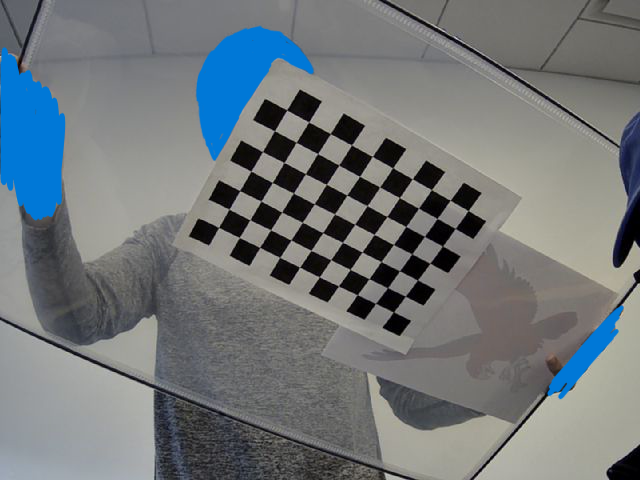
#> input picture opencv_frame_0_480p.png, 640 x 480 px; its folder holds only this picture in this run
$ python 2.CameraCal.py
#> lines starting #> are read from the running program, lines starting #| are printed output that depends on the picture; after the words box and inside, x2 and y2 are one past the last pixel; in counts of white or black regions, pixels touching at a corner belong together; long printed decimals are rounded
import numpy as np
import cv2
import glob

# Termination criteria for the iterative algorithm
criteria = (cv2.TERM_CRITERIA_EPS + cv2.TERM_CRITERIA_MAX_ITER, 30, 0.001)

# Square size in millimeters
square_size = 23.0  # or the actual size of your squares in millimeters

objp = np.zeros((7*10, 3), np.float32)
objp[:, :2] = np.mgrid[0:10, 0:7].T.reshape(-1, 2) * square_size


# Arrays to store object points and image points from all the images.
objpoints = []  # 3d points in real world space
imgpoints = []  # 2d points in image plane.

# Define the pattern to match .png files in the current directory
images_path = "./*.png"

# Use glob to get all the images with .png extension in the current directory
all_images = glob.glob(images_path)

# Exclude "logo.png" from the list of images
images = [img for img in all_images if "logo.png" not in img]

# Check if images list is empty
if not images:
    print("No images found. Check the file path and extension.")
else:
    print(f"Found {len(images)} images.")

# Loop through the images
for fname in images:
    img = cv2.imread(fname)
#> img is the input picture: shape (480, 640, 3); mean B, G, R 122, 119.1, 113.1
    if img is None:
        print(f"Failed to load image: {fname}")
    else:
        gray = cv2.cvtColor(img, cv2.COLOR_BGR2GRAY)
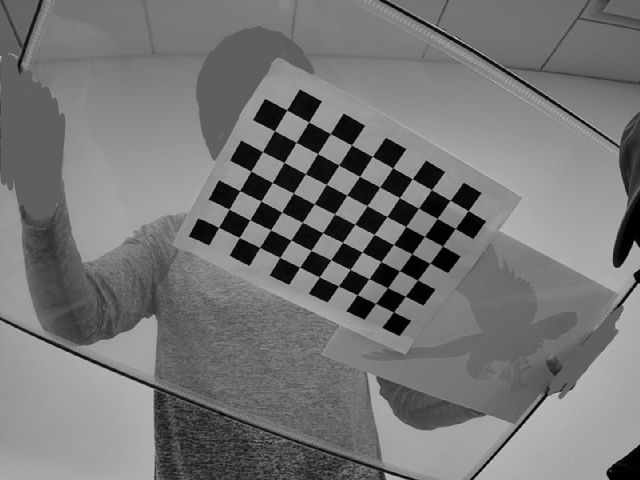
#> gray: shape (480, 640); min 0, max 213, mean 117.6

        # Find the chess board corners
        ret, corners = cv2.findChessboardCorners(gray, (10,7), None)
#> ret = True; corners = 70 rows, first 8: [393.5, 311.7], [375.4, 303.4], [357.4, 294.7], [338.5, 286], [319.2, 276.8], [299.7, 267.4], [279.7, 257.4], [259.7, 247.4]

        # If found, add object points, image points (after refining them)
        if ret == True:
            objpoints.append(objp)

            corners2 = cv2.cornerSubPix(gray, corners, (11,11), (-1,-1), criteria)
#> corners2 = 70 rows, first 8: [393.5, 311.9], [375.6, 303.4], [357.2, 294.8], [338.4, 285.9], [319.4, 276.9], [299.7, 267.1], [279.8, 257.4], [259.7, 247.4]
            imgpoints.append(corners2)

            # Draw and display the corners
            img = cv2.drawChessboardCorners(img, (10,7), corners2, ret)
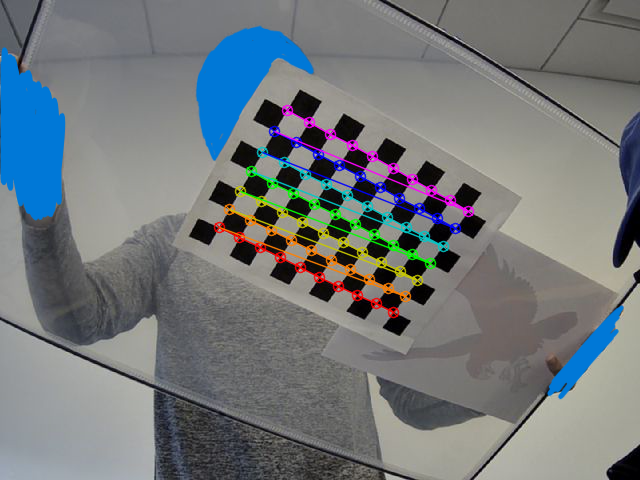
#> img: shape (480, 640, 3); 3.99% of pixels changed, all inside (x1, y1, x2, y2) = (213, 104, 475, 319)
            cv2.imshow('img', img)
            cv2.waitKey(500)

cv2.destroyAllWindows()

# Add a check before calling calibrateCamera
if objpoints and imgpoints:
    # Proceed with calibration
    ret, mtx, dist, rvecs, tvecs = cv2.calibrateCamera(objpoints, imgpoints, gray.shape[::-1], None, None)
#> ret = 0.189; mtx = [[938.1, 0, 281.4], [0, 1053.4, 223.6], [0, 0, 1]]; dist = [[-0.436, -20.99, -0.0185, 0.00941, 304.3]]; rvecs = ([0.203, 0.858, -2.51],); tvecs = ([119.2, 84.36, 982.8],)
    print("Camera calibrated successfully.")
    print("Camera matrix:\n", mtx)
#| Camera matrix:
#|  [[9.38051399e+02 0.00000000e+00 2.81407051e+02]
#|  [0.00000000e+00 1.05340347e+03 2.23566756e+02]
#|  [0.00000000e+00 0.00000000e+00 1.00000000e+00]]
    print("Distortion coefficients:\n", dist)
#| Distortion coefficients:
#|  [[-4.36072264e-01 -2.09911422e+01 -1.85220060e-02  9.40888016e-03
#|    3.04309783e+02]]
    # Save the calibration data
    np.savez('calibration_data.npz', ret=ret, mtx=mtx, dist=dist, rvecs=rvecs, tvecs=tvecs)
    print("Calibration data saved as 'calibration_data.npz'.")

else:
    print("objpoints and imgpoints are empty. Calibration cannot be performed.")

$ run again, on opencv_frame_13_480p.png
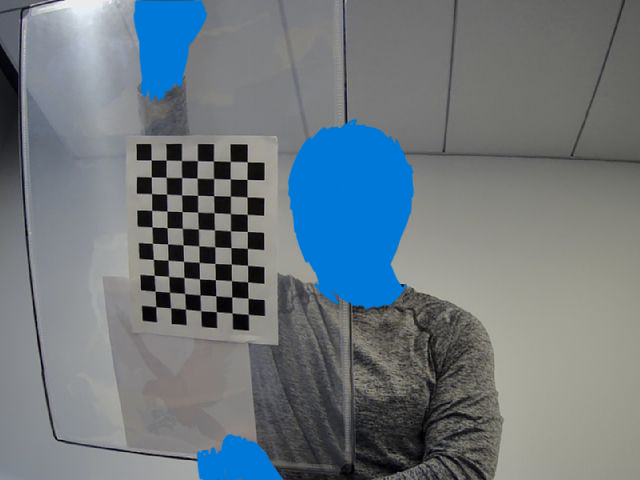
#> input picture opencv_frame_13_480p.png, 640 x 480 px
#> img is the input picture: shape (480, 640, 3); mean B, G, R 126.5, 119.9, 109.3
#> `gray = cv2.cvtColor(img, cv2.COLOR_BGR2GRAY)`:
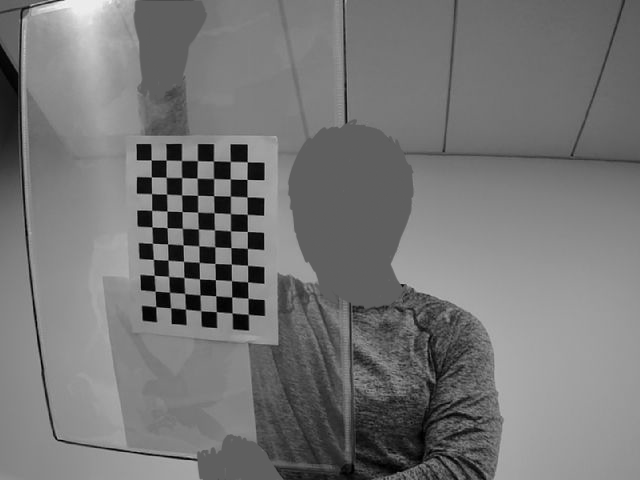
#> gray: shape (480, 640); min 0, max 245, mean 117.5
#> `ret, corners = cv2.findChessboardCorners(gray, (10,7), None)`: ret = True; corners = 70 rows, first 8: [155.8, 306.5], [155.2, 291.2], [154.2, 275.2], [153.3, 259.3], [152.5, 243.3], [151.8, 227], [151.7, 210.4], [151.5, 193.6]
#> corners2 = 70 rows, first 8: [155.7, 306.6], [155.1, 291.2], [154.2, 275.4], [153.4, 259.4], [152.4, 243.3], [152, 227], [151.6, 210.3], [151.6, 193.6]
#> `img = cv2.drawChessboardCorners(img, (10,7), corners2, ret)`:
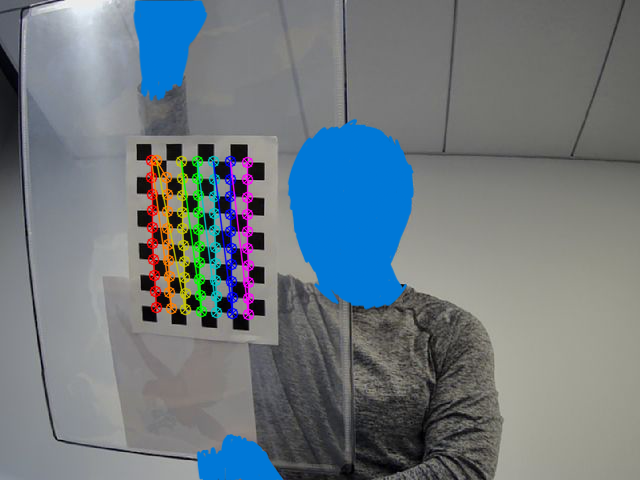
#> img: shape (480, 640, 3); 3.42% of pixels changed, all inside (x1, y1, x2, y2) = (145, 154, 255, 321)
#> `ret, mtx, dist, rvecs, tvecs = cv2.calibrateCamera(objpoints, imgpoint..`: ret = 1.15; mtx = [[395, 0, 327.6], [0, 387.5, 219.6], [0, 0, 1]]; dist = [[-0.24, 3.18, 0.0302, 0.0531, -7.71]]; rvecs = ([0.0699, 0.285, -1.51],); tvecs = ([-244.8, 118.5, 538.1],)
#| Camera matrix:
#|  [[394.980   0.         327.638]
#|  [  0.         387.530 219.618]
#|  [  0.           0.           1.        ]]
#| Distortion coefficients:
#|  [[-0.2404  3.181  0.03025  0.05308 -7.706]]

$ run again, on opencv_frame_1_480p.png
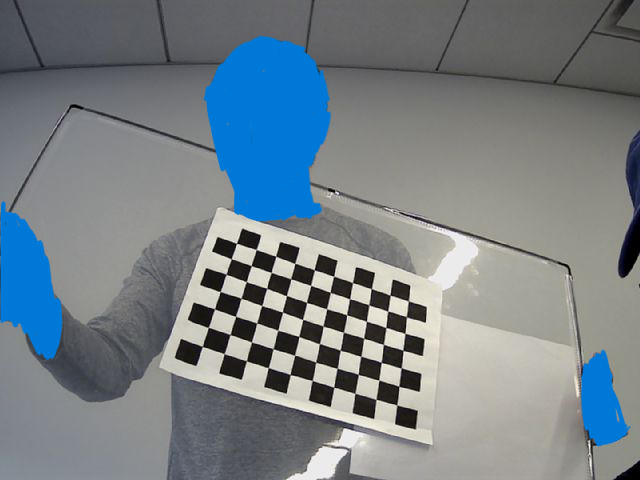
#> input picture opencv_frame_1_480p.png, 640 x 480 px
#> img is the input picture: shape (480, 640, 3); mean B, G, R 134.8, 128.6, 118.2
#> `gray = cv2.cvtColor(img, cv2.COLOR_BGR2GRAY)`:
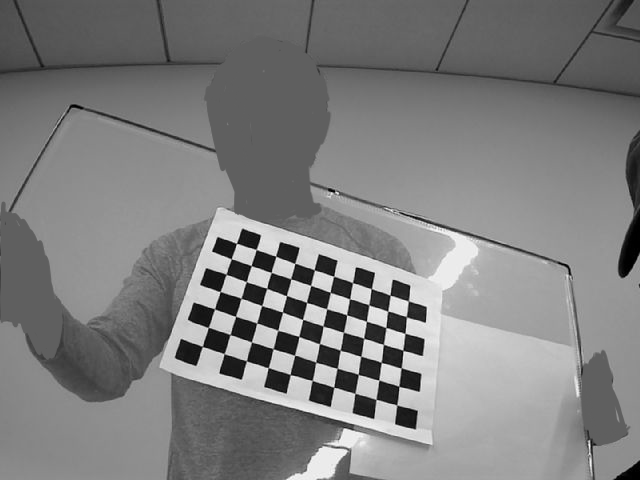
#> gray: shape (480, 640); min 0, max 253, mean 126.2
#> `ret, corners = cv2.findChessboardCorners(gray, (10,7), None)`: ret = True; corners = 70 rows, first 8: [396.7, 405], [376.1, 399.4], [355, 393.5], [333.8, 387.3], [312.3, 380.4], [290.2, 374.6], [268.2, 367.6], [246.4, 360.7]
#> corners2 = 70 rows, first 8: [396.8, 405.1], [375.9, 399.3], [354.8, 393.3], [333.7, 387.1], [312.2, 380.6], [290.2, 374.4], [268.3, 367.7], [246.3, 361]
#> `img = cv2.drawChessboardCorners(img, (10,7), corners2, ret)`:
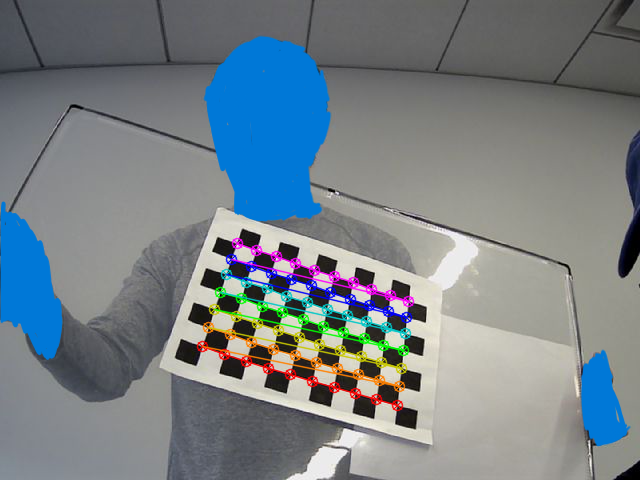
#> img: shape (480, 640, 3); 3.9% of pixels changed, all inside (x1, y1, x2, y2) = (196, 237, 415, 412)
#> `ret, mtx, dist, rvecs, tvecs = cv2.calibrateCamera(objpoints, imgpoint..`: ret = 0.27; mtx = [[615.9, 0, 379.2], [0, 590.8, 235.5], [0, 0, 1]]; dist = [[-0.518, 2.33, -0.00538, 0.0155, -6.29]]; rvecs = ([0.477, -0.97, -2.69],); tvecs = ([17.09, 181.4, 609.1],)
#| Camera matrix:
#|  [[615.901   0.         379.227]
#|  [  0.         590.816 235.530]
#|  [  0.           0.           1.        ]]
#| Distortion coefficients:
#|  [[-5.17845394e-01  2.32802325e+00 -5.38481985e-03  1.54649583e-02
#|   -6.29370292e+00]]

$ run again, on opencv_frame_2_480p.png
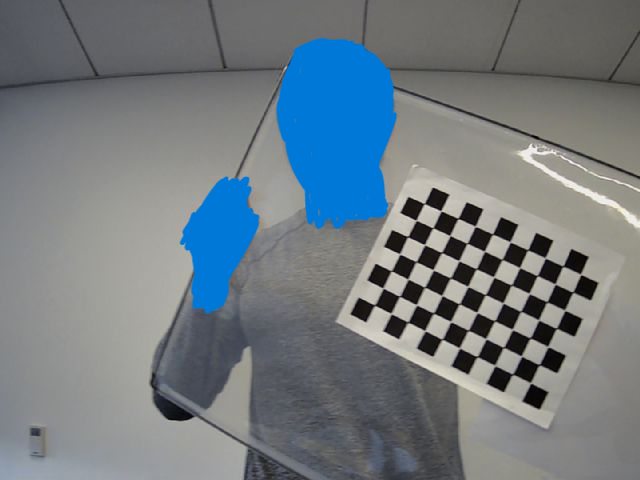
#> input picture opencv_frame_2_480p.png, 640 x 480 px
#> img is the input picture: shape (480, 640, 3); mean B, G, R 128.8, 122.9, 113.6
#> `gray = cv2.cvtColor(img, cv2.COLOR_BGR2GRAY)`:
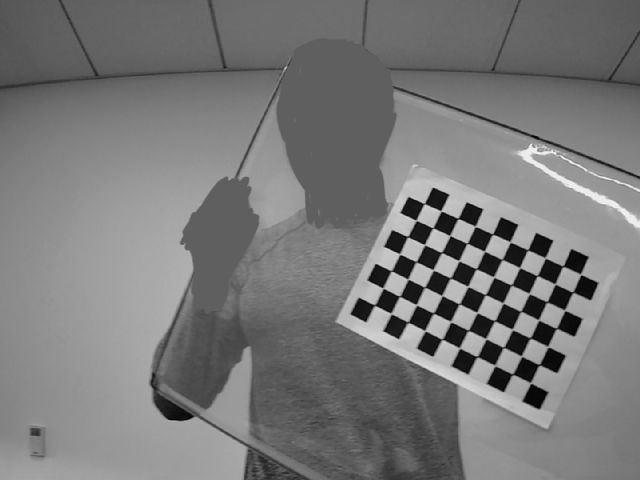
#> gray: shape (480, 640); min 0, max 252, mean 120.8
#> `ret, corners = cv2.findChessboardCorners(gray, (10,7), None)`: ret = True; corners = 70 rows, first 8: [530.7, 383.3], [512.8, 374.4], [495, 365.6], [477.3, 356.5], [459.6, 347.9], [441.8, 339.4], [424.9, 330.8], [408.2, 322.4]
#> corners2 = 70 rows, first 8: [530.6, 382.9], [512.6, 374.2], [494.9, 365.4], [477.1, 356.6], [459.5, 347.9], [442, 339.3], [424.8, 330.7], [407.9, 322.2]
#> `img = cv2.drawChessboardCorners(img, (10,7), corners2, ret)`:
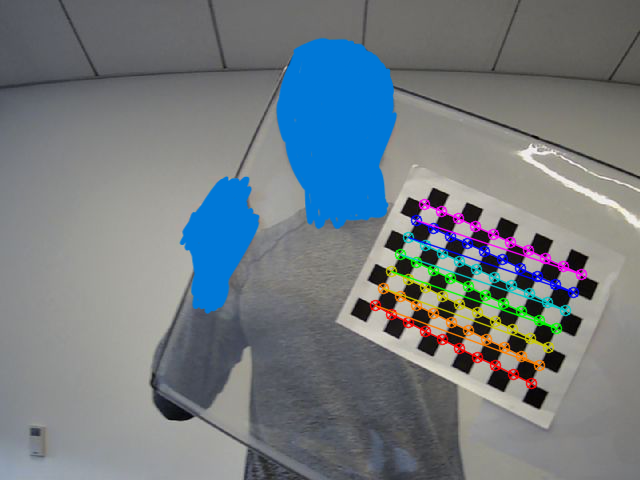
#> img: shape (480, 640, 3); 3.7% of pixels changed, all inside (x1, y1, x2, y2) = (369, 198, 588, 390)
#> `ret, mtx, dist, rvecs, tvecs = cv2.calibrateCamera(objpoints, imgpoint..`: ret = 0.119; mtx = [[1105, 0, 292], [0, 1061, 124.9], [0, 0, 1]]; dist = [[-0.797, -9.37, 0.16, 0.12, 48.56]]; rvecs = ([-0.734, -0.368, -2.59],); tvecs = ([253.2, 282.3, 1243.1],)
#| Camera matrix:
#|  [[1.10502174e+03 0.00000000e+00 2.91993623e+02]
#|  [0.00000000e+00 1.06097908e+03 1.24933325e+02]
#|  [0.00000000e+00 0.00000000e+00 1.00000000e+00]]
#| Distortion coefficients:
#|  [[-0.7967 -9.370  0.1602  0.1196 48.557]]

$ run again, on opencv_frame_10_480p.png
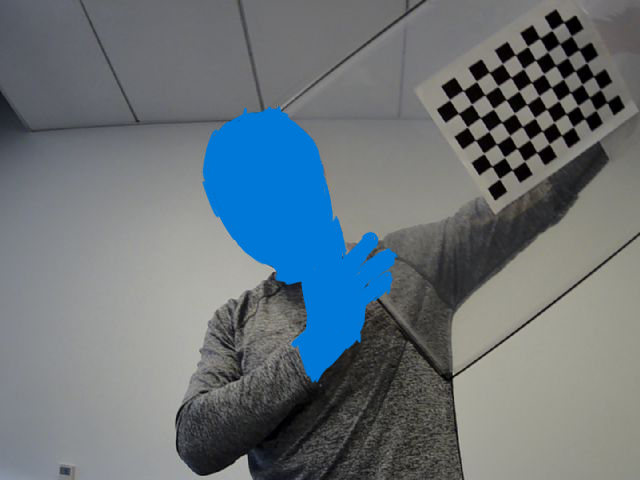
#> input picture opencv_frame_10_480p.png, 640 x 480 px
#> img is the input picture: shape (480, 640, 3); mean B, G, R 120.9, 114.8, 104.8
#> `gray = cv2.cvtColor(img, cv2.COLOR_BGR2GRAY)`:
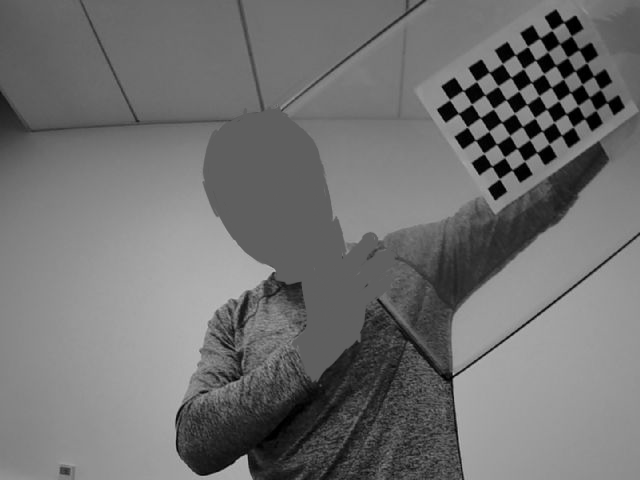
#> gray: shape (480, 640); min 0, max 185, mean 112.6
#> `ret, corners = cv2.findChessboardCorners(gray, (10,7), None)`: ret = True; corners = 70 rows, first 8: [607.1, 103.1], [596.1, 110.5], [584.3, 119.4], [573.3, 127.1], [561.5, 134.8], [549, 143.6], [536.6, 152.6], [524.7, 160.9]
#> corners2 = 70 rows, first 8: [605.1, 104.3], [595.7, 109], [584.7, 117.5], [573.1, 125.6], [561.7, 135.4], [549.3, 143], [536.7, 151.9], [524.4, 160.6]
#> `img = cv2.drawChessboardCorners(img, (10,7), corners2, ret)`:
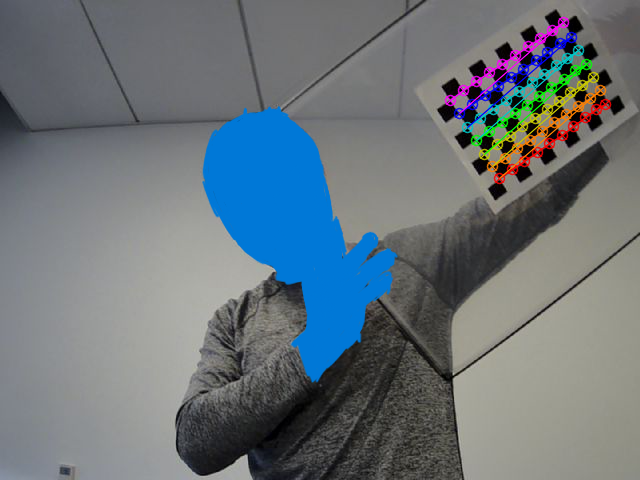
#> img: shape (480, 640, 3); 3.05% of pixels changed, all inside (x1, y1, x2, y2) = (444, 16, 612, 185)
#> `ret, mtx, dist, rvecs, tvecs = cv2.calibrateCamera(objpoints, imgpoint..`: ret = 0.529; mtx = [[680.1, 0, 337.7], [0, 665.2, 247.2], [0, 0, 1]]; dist = [[0.103, -0.397, 0.0523, -0.0691, 0.127]]; rvecs = ([-0.0347, -0.611, 2.43],); tvecs = ([393.4, -219.7, 867.3],)
#| Camera matrix:
#|  [[680.051   0.         337.683 ]
#|  [  0.         665.231 247.197]
#|  [  0.           0.           1.        ]]
#| Distortion coefficients:
#|  [[ 0.1033  -0.397   0.05229 -0.06912  0.1272]]
